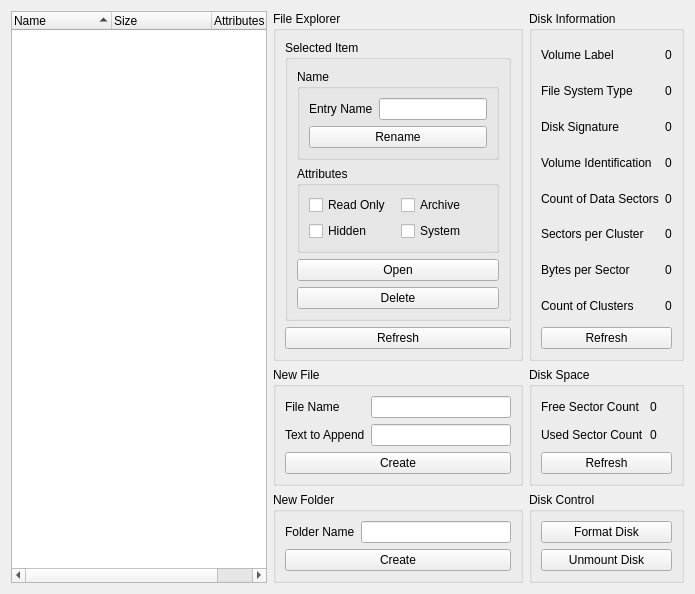
      <widget class="QWidget" name="Disk">
       <attribute name="title">
        <string>Disk</string>
       </attribute>
       <layout class="QGridLayout" name="diskTabLayout">
        <item row="0" column="0" rowspan="6">
         <widget class="QTreeWidget" name="diskView">
          <property name="sortingEnabled">
           <bool>true</bool>
          </property>
          <column>
           <property name="text">
            <string>Name</string>
           </property>
          </column>
          <column>
           <property name="text">
            <string>Size</string>
           </property>
          </column>
          <column>
           <property name="text">
            <string>Attributes</string>
           </property>
          </column>
         </widget>
        </item>
        <item row="0" column="1" rowspan="3">
         <widget class="QGroupBox" name="fileExplorerBox">
          <property name="title">
           <string>File Explorer</string>
          </property>
          <layout class="QVBoxLayout" name="fileExplorerLayout">
           <item>
            <widget class="QGroupBox" name="selectedItemBox">
             <property name="title">
              <string>Selected Item</string>
             </property>
             <layout class="QVBoxLayout" name="selectedItemLayout">
              <item>
               <widget class="QGroupBox" name="nameBox">
                <property name="title">
                 <string>Name</string>
                </property>
                <layout class="QGridLayout" name="nameLayout">
                 <item row="1" column="1">
                  <widget class="QLineEdit" name="entryNameEdit">
                   <property name="maxLength">
                    <number>245</number>
                   </property>
                  </widget>
                 </item>
                 <item row="2" column="0" colspan="2">
                  <widget class="QPushButton" name="MVPushButton">
                   <property name="text">
                    <string>Rename</string>
                   </property>
                  </widget>
                 </item>
                 <item row="1" column="0">
                  <widget class="QLabel" name="entryNameLabel">
                   <property name="text">
                    <string>Entry Name</string>
                   </property>
                  </widget>
                 </item>
                </layout>
               </widget>
              </item>
              <item>
               <widget class="QGroupBox" name="attributesBox">
                <property name="title">
                 <string>Attributes</string>
                </property>
                <layout class="QGridLayout" name="attributesLayout">
                 <item row="1" column="0">
                  <widget class="QCheckBox" name="readOnlyCheckBox">
                   <property name="text">
                    <string>Read Only</string>
                   </property>
                  </widget>
                 </item>
                 <item row="2" column="0">
                  <widget class="QCheckBox" name="hiddenCheckBox">
                   <property name="text">
                    <string>Hidden</string>
                   </property>
                  </widget>
                 </item>
                 <item row="2" column="1">
                  <widget class="QCheckBox" name="systemCheckBox">
                   <property name="text">
                    <string>System</string>
                   </property>
                  </widget>
                 </item>
                 <item row="1" column="1">
                  <widget class="QCheckBox" name="archiveCheckBox">
                   <property name="text">
                    <string>Archive</string>
                   </property>
                  </widget>
                 </item>
                </layout>
               </widget>
              </item>
              <item>
               <widget class="QPushButton" name="CDPRPushButton">
                <property name="text">
                 <string>Open</string>
                </property>
               </widget>
              </item>
              <item>
               <widget class="QPushButton" name="RMPushButton">
                <property name="text">
                 <string>Delete</string>
                </property>
               </widget>
              </item>
             </layout>
            </widget>
           </item>
           <item>
            <widget class="QPushButton" name="LSPushButton">
             <property name="text">
              <string>Refresh</string>
             </property>
            </widget>
           </item>
          </layout>
         </widget>
        </item>
        <item row="3" column="1" rowspan="2">
         <widget class="QGroupBox" name="newFileBox">
          <property name="title">
           <string>New File</string>
          </property>
          <layout class="QGridLayout" name="newFileLayout">
           <item row="0" column="0">
            <widget class="QLabel" name="newFileNameLabel">
             <property name="text">
              <string>File Name</string>
             </property>
            </widget>
           </item>
           <item row="0" column="1">
            <widget class="QLineEdit" name="newFileNameEdit">
             <property name="maxLength">
              <number>245</number>
             </property>
            </widget>
           </item>
           <item row="1" column="0">
            <widget class="QLabel" name="newTextToAppendLabel">
             <property name="text">
              <string>Text to Append</string>
             </property>
            </widget>
           </item>
           <item row="1" column="1">
            <widget class="QLineEdit" name="newTextToAppendEdit">
             <property name="maxLength">
              <number>245</number>
             </property>
            </widget>
           </item>
           <item row="2" column="0" colspan="2">
            <widget class="QPushButton" name="PLPushButton">
             <property name="text">
              <string>Create</string>
             </property>
            </widget>
           </item>
          </layout>
         </widget>
        </item>
        <item row="5" column="1">
         <widget class="QGroupBox" name="newFolderBox">
          <property name="title">
           <string>New Folder</string>
          </property>
          <layout class="QGridLayout" name="newFolderLayout">
           <item row="1" column="1">
            <widget class="QLineEdit" name="newFolderNameEdit">
             <property name="maxLength">
              <number>245</number>
             </property>
            </widget>
           </item>
           <item row="2" column="0" colspan="2">
            <widget class="QPushButton" name="MKPushButton">
             <property name="text">
              <string>Create</string>
             </property>
            </widget>
           </item>
           <item row="1" column="0">
            <widget class="QLabel" name="newFolderNameLabel">
             <property name="text">
              <string>Folder Name</string>
             </property>
            </widget>
           </item>
          </layout>
         </widget>
        </item>
        <item row="5" column="2">
         <widget class="QGroupBox" name="diskControl">
          <property name="title">
           <string>Disk Control</string>
          </property>
          <layout class="QVBoxLayout" name="diskControlLayout">
           <item>
            <widget class="QPushButton" name="FMPushButton">
             <property name="text">
              <string>Format Disk</string>
             </property>
            </widget>
           </item>
           <item>
            <widget class="QPushButton" name="UMPushButton">
             <property name="text">
              <string>Unmount Disk</string>
             </property>
            </widget>
           </item>
          </layout>
         </widget>
        </item>
        <item row="3" column="2" rowspan="2">
         <widget class="QGroupBox" name="DSGroupBox">
          <property name="sizePolicy">
           <sizepolicy hsizetype="Expanding" vsizetype="Preferred">
            <horstretch>0</horstretch>
            <verstretch>0</verstretch>
           </sizepolicy>
          </property>
          <property name="title">
           <string>Disk Space</string>
          </property>
          <layout class="QGridLayout" name="diskSpaceLayout">
           <item row="0" column="0">
            <widget class="QLabel" name="freeSectorCountLabel">
             <property name="text">
              <string>Free Sector Count</string>
             </property>
            </widget>
           </item>
           <item row="2" column="0">
            <widget class="QLabel" name="usedSectorCountLabel">
             <property name="text">
              <string>Used Sector Count</string>
             </property>
            </widget>
           </item>
           <item row="0" column="1">
            <widget class="QLabel" name="freeSectorCountValue">
             <property name="text">
              <string>0</string>
             </property>
            </widget>
           </item>
           <item row="2" column="1">
            <widget class="QLabel" name="usedSectorCountValue">
             <property name="text">
              <string>0</string>
             </property>
            </widget>
           </item>
           <item row="3" column="0" colspan="2">
            <widget class="QPushButton" name="DSRefreshButton">
             <property name="text">
              <string>Refresh</string>
             </property>
            </widget>
           </item>
          </layout>
         </widget>
        </item>
        <item row="0" column="2" rowspan="3">
         <widget class="QGroupBox" name="DIGroupBox">
          <property name="sizePolicy">
           <sizepolicy hsizetype="Expanding" vsizetype="Preferred">
            <horstretch>0</horstretch>
            <verstretch>0</verstretch>
           </sizepolicy>
          </property>
          <property name="title">
           <string>Disk Information</string>
          </property>
          <layout class="QGridLayout" name="diskInformationLayout">
           <item row="0" column="0">
            <widget class="QLabel" name="volumeLabelLabel">
             <property name="text">
              <string>Volume Label</string>
             </property>
            </widget>
           </item>
           <item row="2" column="0">
            <widget class="QLabel" name="fileSystemTypeLabel">
             <property name="text">
              <string>File System Type</string>
             </property>
            </widget>
           </item>
           <item row="4" column="0">
            <widget class="QLabel" name="diskSignatureLabel">
             <property name="text">
              <string>Disk Signature</string>
             </property>
            </widget>
           </item>
           <item row="6" column="0">
            <widget class="QLabel" name="volumeIdentificationLabel">
             <property name="text">
              <string>Volume Identification</string>
             </property>
            </widget>
           </item>
           <item row="8" column="0">
            <widget class="QLabel" name="countOfDataSectorsLabel">
             <property name="text">
              <string>Count of Data Sectors</string>
             </property>
            </widget>
           </item>
           <item row="10" column="0">
            <widget class="QLabel" name="sectorsPerClusterLabel">
             <property name="text">
              <string>Sectors per Cluster</string>
             </property>
            </widget>
           </item>
           <item row="12" column="0">
            <widget class="QLabel" name="bytesPerSectorLabel">
             <property name="text">
              <string>Bytes per Sector</string>
             </property>
            </widget>
           </item>
           <item row="14" column="0">
            <widget class="QLabel" name="countOfClustersLabel">
             <property name="text">
              <string>Count of Clusters</string>
             </property>
            </widget>
           </item>
           <item row="16" column="0" colspan="2">
            <widget class="QPushButton" name="DIRefreshButton">
             <property name="text">
              <string>Refresh</string>
             </property>
            </widget>
           </item>
           <item row="0" column="1">
            <widget class="QLabel" name="volumeLabelValue">
             <property name="text">
              <string>0</string>
             </property>
            </widget>
           </item>
           <item row="2" column="1">
            <widget class="QLabel" name="fileSystemTypeValue">
             <property name="text">
              <string>0</string>
             </property>
            </widget>
           </item>
           <item row="4" column="1">
            <widget class="QLabel" name="diskSignatureValue">
             <property name="text">
              <string>0</string>
             </property>
            </widget>
           </item>
           <item row="6" column="1">
            <widget class="QLabel" name="volumeIdentificationValue">
             <property name="text">
              <string>0</string>
             </property>
            </widget>
           </item>
           <item row="8" column="1">
            <widget class="QLabel" name="countOfDataSectorsValue">
             <property name="text">
              <string>0</string>
             </property>
            </widget>
           </item>
           <item row="10" column="1">
            <widget class="QLabel" name="sectorsPerClusterValue">
             <property name="text">
              <string>0</string>
             </property>
            </widget>
           </item>
           <item row="12" column="1">
            <widget class="QLabel" name="bytesPerSectorValue">
             <property name="text">
              <string>0</string>
             </property>
            </widget>
           </item>
           <item row="14" column="1">
            <widget class="QLabel" name="countOfClustersValue">
             <property name="text">
              <string>0</string>
             </property>
            </widget>
           </item>
          </layout>
         </widget>
        </item>
       </layout>
      </widget>
